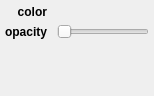
<?xml version="1.0" encoding="UTF-8"?>
<ui version="4.0">
 <class>Form</class>
 <widget class="QWidget" name="Form">
  <property name="geometry">
   <rect>
    <x>0</x>
    <y>0</y>
    <width>154</width>
    <height>96</height>
   </rect>
  </property>
  <property name="windowTitle">
   <string>Form</string>
  </property>
  <layout class="QGridLayout" name="gridLayout">
   <property name="leftMargin">
    <number>5</number>
   </property>
   <property name="topMargin">
    <number>5</number>
   </property>
   <property name="rightMargin">
    <number>5</number>
   </property>
   <property name="bottomMargin">
    <number>5</number>
   </property>
   <property name="horizontalSpacing">
    <number>10</number>
   </property>
   <property name="verticalSpacing">
    <number>5</number>
   </property>
   <item row="0" column="1">
    <widget class="QColorBox" name="color_color">
     <property name="sizePolicy">
      <sizepolicy hsizetype="Preferred" vsizetype="Minimum">
       <horstretch>0</horstretch>
       <verstretch>0</verstretch>
      </sizepolicy>
     </property>
     <property name="text">
      <string/>
     </property>
    </widget>
   </item>
   <item row="0" column="0">
    <widget class="QLabel" name="label_2">
     <property name="font">
      <font>
       <weight>75</weight>
       <bold>true</bold>
      </font>
     </property>
     <property name="text">
      <string>color</string>
     </property>
     <property name="alignment">
      <set>Qt::AlignRight|Qt::AlignTrailing|Qt::AlignVCenter</set>
     </property>
    </widget>
   </item>
   <item row="1" column="0">
    <widget class="QLabel" name="label">
     <property name="font">
      <font>
       <weight>75</weight>
       <bold>true</bold>
      </font>
     </property>
     <property name="text">
      <string>opacity</string>
     </property>
     <property name="alignment">
      <set>Qt::AlignRight|Qt::AlignTrailing|Qt::AlignVCenter</set>
     </property>
    </widget>
   </item>
   <item row="1" column="1" colspan="2">
    <widget class="QSlider" name="value_alpha">
     <property name="maximum">
      <number>100</number>
     </property>
     <property name="orientation">
      <enum>Qt::Horizontal</enum>
     </property>
    </widget>
   </item>
   <item row="3" column="1">
    <spacer name="verticalSpacer">
     <property name="orientation">
      <enum>Qt::Vertical</enum>
     </property>
     <property name="sizeHint" stdset="0">
      <size>
       <width>20</width>
       <height>40</height>
      </size>
     </property>
    </spacer>
   </item>
   <item row="2" column="1" colspan="2">
    <spacer name="horizontalSpacer">
     <property name="orientation">
      <enum>Qt::Horizontal</enum>
     </property>
     <property name="sizeHint" stdset="0">
      <size>
       <width>40</width>
       <height>5</height>
      </size>
     </property>
    </spacer>
   </item>
  </layout>
 </widget>
 <customwidgets>
  <customwidget>
   <class>QColorBox</class>
   <extends>QLabel</extends>
   <header>glue.utils.qt.colors</header>
  </customwidget>
 </customwidgets>
 <resources/>
 <connections/>
</ui>
